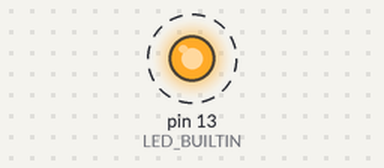
Bench run of a sketch on a simulated Arduino Uno, built with avr-gcc and run on an emulated ATmega328P. On the bench: output pins drawn as LEDs (lit = HIGH). Dashed ring = blinking.

Above: at 0.4 s.
Timing chart, 0 to 4.6 s (numbered marks = the images above):
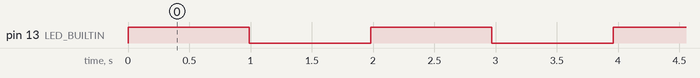

Measured:
- by itself, pin 13 (LED_BUILTIN): alternates HIGH for 0.99 s and LOW for 0.99 s

The sketch:

Lab3_ejercicio2.ino
```cpp
#include <Arduino_FreeRTOS.h>

void TaskBlink(void *pvParameters);

void setup() {
  pinMode(LED_BUILTIN, OUTPUT);

  xTaskCreate(
    TaskBlink,
    "Blink",
    128,
    NULL,
    2,
    NULL
  );
}

void loop() {
  // No se usa en FreeRTOS
}

void TaskBlink(void *pvParameters) {
  while(1) {
    digitalWrite(LED_BUILTIN, HIGH);
    vTaskDelay(1000 / portTICK_PERIOD_MS);
    digitalWrite(LED_BUILTIN, LOW);
    vTaskDelay(1000 / portTICK_PERIOD_MS);
  }
}
```
